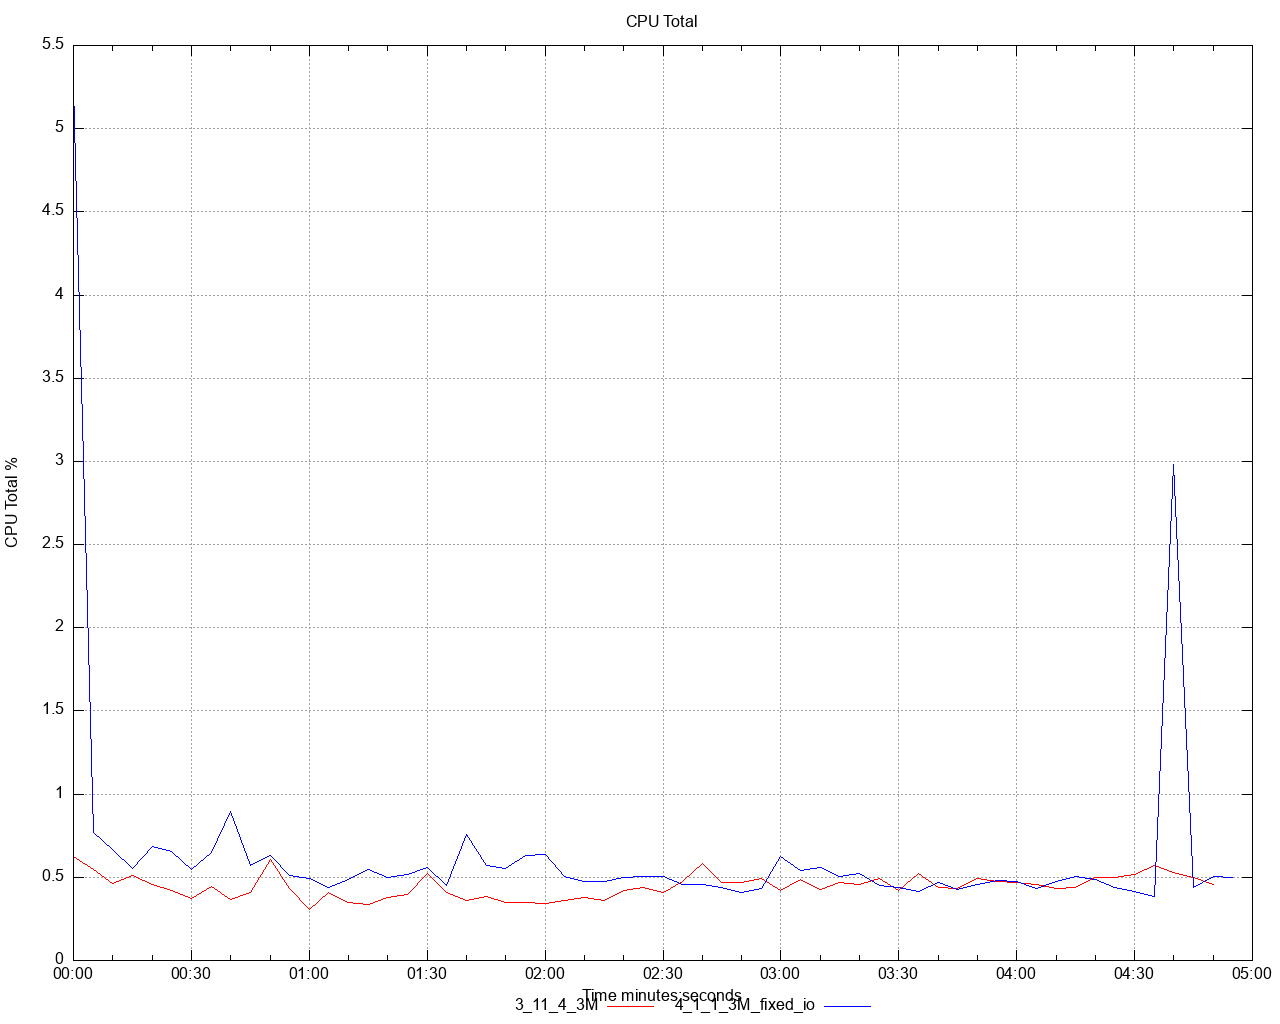

This chart was generated by the following gnuplot code:
set title 'CPU Total' noenhanced
set style data lines
set datafile separator ","
set terminal png size 1280,1024
set grid
set key below
set xdata time
set timefmt "%s"
offset = 0
t0(x)=(offset=($0==0) ? x : offset, x - offset)
set xlabel 'Time minutes:seconds'
set ylabel 'CPU Total %'
set output '/Users/ahmet.mircik/simulator/tests/report_3M_rate_limit_fixed_io_3_11/dstat/cpu_total_A3.png'
plot \
   '/Users/ahmet.mircik/simulator/tests/report_3M_rate_limit_fixed_io_3_11/data/cpu_total_A3_1.data' using (t0(timecolumn(1))):2 title "3_11_4_3M" noenhanced lt rgb "red", \
   '/Users/ahmet.mircik/simulator/tests/report_3M_rate_limit_fixed_io_3_11/data/cpu_total_A3_2.data' using (t0(timecolumn(1))):2 title "4_1_1_3M_fixed_io" noenhanced lt rgb "blue", \
